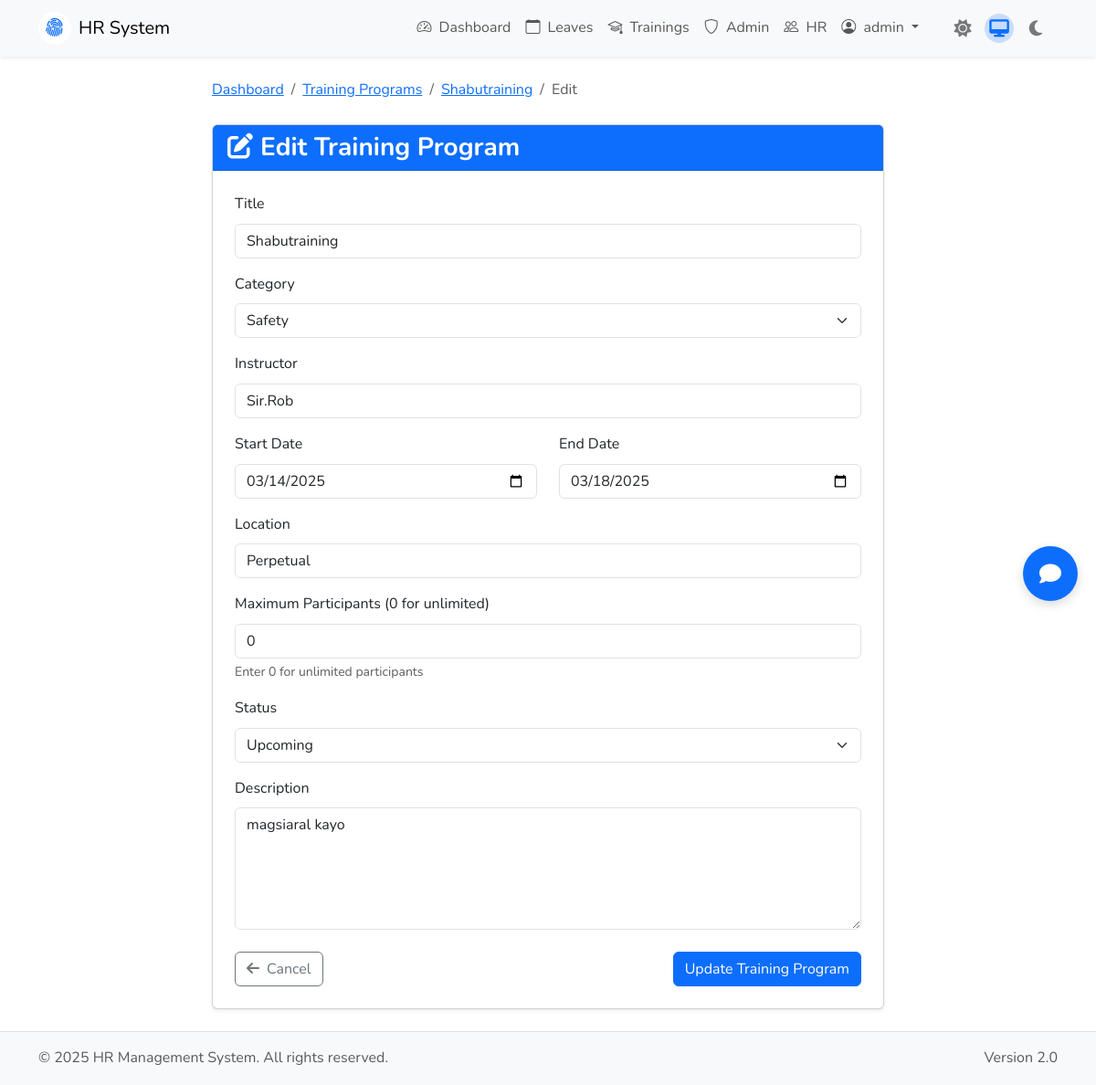
/trainings/1/edit (signed in), run on the app's committed database.
### models.py (models this page shows, shortened)
class User(UserMixin, db.Model):
    id = db.Column(db.Integer, primary_key=True)
    username = db.Column(db.String(80), unique=True, nullable=False)
    email = db.Column(db.String(120), unique=True, nullable=False)
    password_hash = db.Column(db.String(200), nullable=False)
    department = db.Column(db.String(100), nullable=False)
    role = db.Column(db.String(20), nullable=False, default='employee')  # 'employee', 'hr', 'admin'
    def is_admin(self):
        return self.role == 'admin'
    def is_hr(self):
        return self.role == 'hr'

class TrainingProgram(db.Model):
    id = db.Column(db.Integer, primary_key=True)
    title = db.Column(db.String(100), nullable=False)
    description = db.Column(db.Text)
    instructor = db.Column(db.String(100))
    start_date = db.Column(db.Date, nullable=False)
    end_date = db.Column(db.Date, nullable=False)
    location = db.Column(db.String(100))
    max_participants = db.Column(db.Integer, default=0)  # 0 means unlimited
    category = db.Column(db.String(50), nullable=False)  # technical, soft-skills, compliance, etc.
    status = db.Column(db.String(20), default='upcoming')  # upcoming, in-progress, completed, cancelled
    created_by = db.Column(db.Integer, db.ForeignKey('user.id'), nullable=False)
    created_at = db.Column(db.DateTime, default=datetime.utcnow)
    updated_at = db.Column(db.DateTime, default=datetime.utcnow, onupdate=datetime.utcnow)
    creator = db.relationship('User', foreign_keys=[created_by], backref=db.backref('created_trainings', lazy='dynamic'))
    enrollments = db.relationship('TrainingEnrollment', back_populates='training', cascade='all, delete-orphan')

### app.py (the view)
@app.route('/trainings/<int:training_id>/edit', methods=['GET', 'POST'])
@login_required
@hr_required
def edit_training(training_id):
    training = TrainingProgram.query.get_or_404(training_id)
    form = TrainingProgramForm(obj=training)
    if form.validate_on_submit():
        form.populate_obj(training)
        db.session.commit()
        flash('Training program updated successfully!', 'success')
        return redirect(url_for('view_training', training_id=training.id))
    return render_template('trainings/edit.html', form=form, training=training)

### app.py (called while the page is built)
@login_manager.user_loader
def load_user(user_id):
    return User.query.get(int(user_id))

def hr_required(f):
    @wraps(f)
    def decorated_function(*args, **kwargs):
        if not current_user.is_authenticated or (not current_user.is_hr() and not current_user.is_admin()):
            flash("You don't have permission to access this page", "danger")
            return redirect(url_for('dashboard'))
        return f(*args, **kwargs)
    return decorated_function

@app.context_processor
def utility_processor():
    def get_profile_image_url(profile_image, width=300, height=300, version=None):
        if not profile_image or profile_image == 'default-profile':
            return url_for('static', filename='img/default-profile.png')
        return get_optimized_url(profile_image, width, height, version=version)
    now = datetime.now()
    return dict(get_profile_image_url=get_profile_image_url, now=now)

### templates/trainings/edit.html (shortened to what this page needs)
{% extends "base.html" %}
{% block content %}
<div class="row justify-content-center">
    <div class="col-lg-8">
        <nav aria-label="breadcrumb" class="mb-4">
            <ol class="breadcrumb">
                <li class="breadcrumb-item"><a href="{{ url_for('dashboard') }}">Dashboard</a></li>
                <li class="breadcrumb-item"><a href="{{ url_for('trainings') }}">Training Programs</a></li>
                <li class="breadcrumb-item"><a href="{{ url_for('view_training', training_id=training.id) }}">{{ training.title }}</a></li>
                <li class="breadcrumb-item active" aria-current="page">Edit</li>
            </ol>
        </nav>
        <div class="card shadow-sm">
            <div class="card-header bg-primary text-white">
                <h3 class="card-title mb-0">
                    <i class="fas fa-edit me-2"></i>Edit Training Program
                </h3>
            </div>
            <div class="card-body p-4">
                <form method="POST" action="{{ url_for('edit_training', training_id=training.id) }}">
                    <div class="mb-3">
                        <label class="form-label">{{ form.title.label }}</label>
                        {{ form.title(class="form-control") }}
                    </div>
                    <div class="mb-3">
                        <label class="form-label">{{ form.category.label }}</label>
                        {{ form.category(class="form-select") }}
                    </div>
                    <div class="mb-3">
                        <label class="form-label">{{ form.instructor.label }}</label>
                        {{ form.instructor(class="form-control") }}
                    </div>
                    <div class="row mb-3">
                        <div class="col-md-6">
                            <label class="form-label">{{ form.start_date.label }}</label>
                            {{ form.start_date(class="form-control", type="date") }}
                        </div>
                        <div class="col-md-6">
                            <label class="form-label">{{ form.end_date.label }}</label>
                            {{ form.end_date(class="form-control", type="date") }}
                        </div>
                    </div>
                    <div class="mb-3">
                        <label class="form-label">{{ form.location.label }}</label>
                        {{ form.location(class="form-control") }}
                    </div>
                    <div class="mb-3">
                        <label class="form-label">{{ form.max_participants.label }}</label>
                        {{ form.max_participants(class="form-control", type="number", min="0") }}
                        <div class="form-text">Enter 0 for unlimited participants</div>
                    </div>
                    <div class="mb-3">
                        <label class="form-label">{{ form.status.label }}</label>
                        {{ form.status(class="form-select") }}
                    </div>
                    <div class="mb-4">
                        <label class="form-label">{{ form.description.label }}</label>
                        {{ form.description(class="form-control", rows=5) }}
                    </div>
                    <div class="d-flex justify-content-between">
                        <a href="{{ url_for('view_training', training_id=training.id) }}" class="btn btn-outline-secondary">
                            <i class="fas fa-arrow-left me-2"></i>Cancel
                        </a>
                        {{ form.submit(class="btn btn-primary", value="Update Training Program") }}
                    </div>
                </form>
            </div>
        </div>
    </div>
</div>
{% endblock %}

### templates/base.html (shortened to what this page needs)
<!DOCTYPE html>
<html lang="en">
<head>
    <link href="https://cdn.jsdelivr.net/npm/bootstrap@5.3.0/dist/css/bootstrap.min.css" rel="stylesheet">
    <link rel="stylesheet" href="https://cdn.jsdelivr.net/npm/bootstrap-icons@1.10.0/font/bootstrap-icons.css">
    <link rel="stylesheet" href="https://cdnjs.cloudflare.com/ajax/libs/font-awesome/6.4.0/css/all.min.css">
    <link rel="stylesheet" href="{{ url_for('static', filename='css/ui-kit.css') }}">
    <link rel="stylesheet" href="{{ url_for('static', filename='css/theme-toggle.css') }}">
</head>
<body>
    <nav class="navbar navbar-expand-lg navbar-light bg-body-tertiary sticky-top shadow-sm">
        <div class="container">
            <a class="navbar-brand d-flex align-items-center" href="{{ url_for('index') }}">
                <div class="brand-icon me-2 d-flex align-items-center justify-content-center bg-white rounded-circle" style="width:36px;height:36px;">
                    <i class="bi bi-fingerprint text-primary" style="font-size:1.3rem;"></i>
                </div>
                <span>HR System</span>
            </a>
            <div class="collapse navbar-collapse" id="navbarNav">
                <ul class="navbar-nav ms-auto">
                    {% if current_user.is_authenticated %}
                    <li class="nav-item">
                        <a class="nav-link" href="{{ url_for('dashboard') }}">
                            <i class="bi bi-speedometer2 me-1"></i> Dashboard
                        </a>
                    </li>
                    <li class="nav-item">
                        <a class="nav-link" href="{{ url_for('leaves') }}">
                            <i class="bi bi-calendar me-1"></i> Leaves
                        </a>
                    </li>
                    <li class="nav-item">
                        <a class="nav-link" href="{{ url_for('trainings') }}">
                            <i class="bi bi-mortarboard me-1"></i> Trainings
                        </a>
                    </li>
                    {% if current_user.is_admin() %}
                    <li class="nav-item">
                        <a class="nav-link" href="{{ url_for('admin_dashboard') }}">
                            <i class="bi bi-shield me-1"></i> Admin
                        </a>
                    </li>
                    {% endif %}
                    {% if current_user.is_hr() or current_user.is_admin() %}
                    <li class="nav-item">
                        <a class="nav-link" href="{{ url_for('hr_dashboard') }}">
                            <i class="bi bi-people me-1"></i> HR
                        </a>
                    </li>
                    {% endif %}
                    <li class="nav-item dropdown">
                        <a class="nav-link dropdown-toggle" href="#" role="button" data-bs-toggle="dropdown">
                            <i class="bi bi-person-circle me-1"></i> {{ current_user.username }}
                        </a>
                    </li>
                    {% endif %}
                </ul>
                {% include 'components/theme_toggle.html' %}
            </div>
        </div>
    </nav>
    <div class="container my-4">
        <div id="content-wrapper">
            {% block content %}{% endblock %}
        </div>
    </div>
    <footer class="footer mt-auto py-3 bg-body-tertiary border-top">
        <div class="container">
            <div class="row">
                <div class="col-md-6 text-center text-md-start">
                    <span class="text-body-secondary">© 2025 HR Management System. All rights reserved.</span>
                </div>
                <div class="col-md-6 text-center text-md-end">
                    <span class="text-body-secondary">Version 2.0</span>
                </div>
            </div>
        </div>
    </footer>
    {% if current_user.is_authenticated %}
    {% include 'components/chatbot.html' %}
    {% endif %}
    <link rel="stylesheet" href="{{ url_for('static', filename='css/chatbot.css') }}">
</body>
</html>

### static/css/ui-kit.css (style rules this page uses)
:root { --hr-primary: #4e73df; --hr-primary-hover: #2e59d9; --hr-success: #1cc88a; --hr-info: #36b9cc; --hr-warning: #f6c23e; --hr-danger: #e74a3b; --hr-secondary: #858796; --hr-light: #f8f9fc; --hr-dark: #5a5c69; --hr-space-xs: 0.25rem; --hr-space-sm: 0.5rem; --hr-space-md: 1rem; --hr-space-lg: 1.5rem; --hr-space-xl: 2rem; --hr-space-xxl: 3rem; --hr-font-family: 'Nunito', -apple-system, BlinkMacSystemFont, "Segoe UI", Roboto, "Helvetica Neue", Arial, sans-serif; --hr-body-font-size: 1rem; --hr-border-radius-sm: 0.25rem; --hr-border-radius: 0.35rem; --hr-border-radius-lg: 0.5rem; --hr-border-radius-xl: 1rem; }
body { font-family: var(--hr-font-family); font-size: var(--hr-body-font-size); line-height: 1.6; }
h1, h2, h3, h4, h5, h6 { font-weight: 700; line-height: 1.2; margin-bottom: var(--hr-space-md); }

### static/css/theme-toggle.css (style rules this page uses)
html { transition: background-color 0.3s ease, color 0.3s ease; }
body { transition: background-color 0.3s ease, color 0.3s ease; }
.card, .navbar, .btn, .form-control, .form-select, .modal, .table, .input-group-text, .dropdown-menu, .alert, .badge { transition: all 0.3s ease; }

### data on the page
User: username "admin"
TrainingProgram: title "Shabutraining", category "Safety", instructor "Sir.Rob", start_date "03/14/2025", end_date "03/18/2025", location "Perpetual", max_participants "0", status "Upcoming", description "magsiaral kayo"
